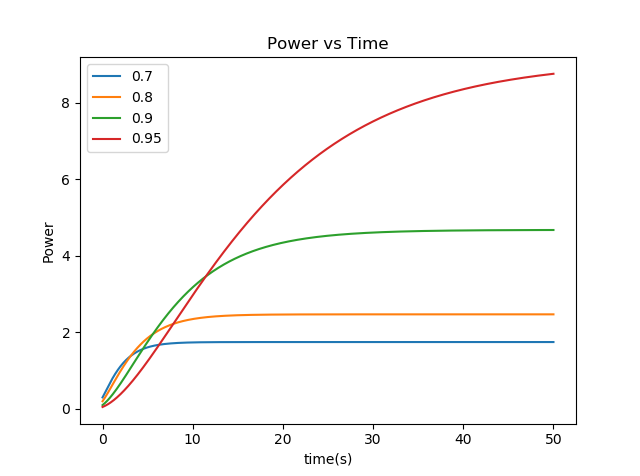

Write the Python code that produced this figure.
# -*- coding: utf-8 -*-
"""
Created on Mon Mar 30 22:53:44 2020

@author: robin
"""

import matplotlib.pyplot as plt
import numpy as np

t = np.linspace(0,50,1000)

R = 0.7

num = R**(3/2)*(1-R**((3/2)*t))
den = 1-R**(3/2)
a = (1 + num/den)**2
b = 1 - R
Pout = a*b

plt.ioff()

plt.plot(t, Pout, label = R)

R = 0.8

num = R**(3/2)*(1-R**((3/2)*t))
den = 1-R**(3/2)
a = (1 + num/den)**2
b = 1 - R
Pout = a*b
plt.plot(t, Pout, label = R)

R = 0.9

num = R**(3/2)*(1-R**((3/2)*t))
den = 1-R**(3/2)
a = (1 + num/den)**2
b = 1 - R
Pout = a*b
plt.plot(t, Pout, label = R)

R = 0.95

num = R**(3/2)*(1-R**((3/2)*t))
den = 1-R**(3/2)
a = (1 + num/den)**2
b = 1 - R
Pout = a*b
plt.plot(t, Pout, label = R)
plt.show()
plt.legend()

plt.xlabel('time(s)')
plt.ylabel('Power')
plt.title('Power vs Time')
